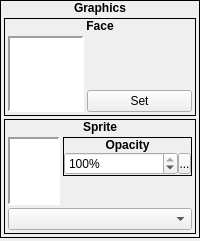
          <widget class="QWidget" name="widget_5" native="true">
           <property name="sizePolicy">
            <sizepolicy hsizetype="Expanding" vsizetype="Preferred">
             <horstretch>0</horstretch>
             <verstretch>0</verstretch>
            </sizepolicy>
           </property>
           <layout class="QVBoxLayout" name="verticalLayout_2">
            <property name="spacing">
             <number>3</number>
            </property>
            <property name="margin">
             <number>0</number>
            </property>
            <item>
             <widget class="QFrame" name="frame_53">
              <property name="sizePolicy">
               <sizepolicy hsizetype="Preferred" vsizetype="Fixed">
                <horstretch>0</horstretch>
                <verstretch>0</verstretch>
               </sizepolicy>
              </property>
              <property name="frameShape">
               <enum>QFrame::Box</enum>
              </property>
              <property name="frameShadow">
               <enum>QFrame::Plain</enum>
              </property>
              <layout class="QVBoxLayout" name="verticalLayout_119">
               <property name="spacing">
                <number>0</number>
               </property>
               <property name="margin">
                <number>0</number>
               </property>
               <item>
                <widget class="QLabel" name="label_108">
                 <property name="sizePolicy">
                  <sizepolicy hsizetype="Preferred" vsizetype="Fixed">
                   <horstretch>0</horstretch>
                   <verstretch>0</verstretch>
                  </sizepolicy>
                 </property>
                 <property name="font">
                  <font>
                   <weight>75</weight>
                   <bold>true</bold>
                  </font>
                 </property>
                 <property name="text">
                  <string>Graphics</string>
                 </property>
                 <property name="alignment">
                  <set>Qt::AlignCenter</set>
                 </property>
                </widget>
               </item>
               <item>
                <widget class="QWidget" name="widget_59" native="true">
                 <property name="sizePolicy">
                  <sizepolicy hsizetype="Preferred" vsizetype="Preferred">
                   <horstretch>0</horstretch>
                   <verstretch>0</verstretch>
                  </sizepolicy>
                 </property>
                 <layout class="QVBoxLayout" name="verticalLayout_123">
                  <property name="spacing">
                   <number>3</number>
                  </property>
                  <property name="margin">
                   <number>3</number>
                  </property>
                  <item>
                   <widget class="QFrame" name="frame_68">
                    <property name="sizePolicy">
                     <sizepolicy hsizetype="Preferred" vsizetype="Fixed">
                      <horstretch>0</horstretch>
                      <verstretch>0</verstretch>
                     </sizepolicy>
                    </property>
                    <property name="frameShape">
                     <enum>QFrame::Box</enum>
                    </property>
                    <property name="frameShadow">
                     <enum>QFrame::Plain</enum>
                    </property>
                    <layout class="QVBoxLayout" name="verticalLayout_151">
                     <property name="spacing">
                      <number>0</number>
                     </property>
                     <property name="margin">
                      <number>0</number>
                     </property>
                     <item>
                      <widget class="QLabel" name="label_109">
                       <property name="sizePolicy">
                        <sizepolicy hsizetype="Preferred" vsizetype="Fixed">
                         <horstretch>0</horstretch>
                         <verstretch>0</verstretch>
                        </sizepolicy>
                       </property>
                       <property name="font">
                        <font>
                         <weight>75</weight>
                         <bold>true</bold>
                        </font>
                       </property>
                       <property name="text">
                        <string>Face</string>
                       </property>
                       <property name="alignment">
                        <set>Qt::AlignCenter</set>
                       </property>
                      </widget>
                     </item>
                     <item>
                      <widget class="QWidget" name="widget_74" native="true">
                       <property name="sizePolicy">
                        <sizepolicy hsizetype="Preferred" vsizetype="Fixed">
                         <horstretch>0</horstretch>
                         <verstretch>0</verstretch>
                        </sizepolicy>
                       </property>
                       <layout class="QHBoxLayout" name="horizontalLayout_26">
                        <property name="spacing">
                         <number>3</number>
                        </property>
                        <property name="margin">
                         <number>3</number>
                        </property>
                        <item>
                         <widget class="ImageView" name="gvFace">
                          <property name="sizePolicy">
                           <sizepolicy hsizetype="Fixed" vsizetype="Fixed">
                            <horstretch>0</horstretch>
                            <verstretch>0</verstretch>
                           </sizepolicy>
                          </property>
                          <property name="minimumSize">
                           <size>
                            <width>76</width>
                            <height>76</height>
                           </size>
                          </property>
                          <property name="maximumSize">
                           <size>
                            <width>76</width>
                            <height>76</height>
                           </size>
                          </property>
                          <property name="frameShape">
                           <enum>QFrame::Panel</enum>
                          </property>
                          <property name="lineWidth">
                           <number>2</number>
                          </property>
                          <property name="verticalScrollBarPolicy">
                           <enum>Qt::ScrollBarAlwaysOff</enum>
                          </property>
                          <property name="horizontalScrollBarPolicy">
                           <enum>Qt::ScrollBarAlwaysOff</enum>
                          </property>
                         </widget>
                        </item>
                        <item>
                         <widget class="QWidget" name="widget_21" native="true">
                          <layout class="QVBoxLayout" name="verticalLayout_120">
                           <property name="spacing">
                            <number>0</number>
                           </property>
                           <property name="margin">
                            <number>0</number>
                           </property>
                           <item>
                            <spacer name="verticalSpacer">
                             <property name="orientation">
                              <enum>Qt::Vertical</enum>
                             </property>
                             <property name="sizeHint" stdset="0">
                              <size>
                               <width>20</width>
                               <height>40</height>
                              </size>
                             </property>
                            </spacer>
                           </item>
                           <item>
                            <widget class="QPushButton" name="bSetFace">
                             <property name="text">
                              <string>Set</string>
                             </property>
                            </widget>
                           </item>
                          </layout>
                         </widget>
                        </item>
                       </layout>
                      </widget>
                     </item>
                    </layout>
                   </widget>
                  </item>
                  <item>
                   <widget class="QFrame" name="frame_69">
                    <property name="sizePolicy">
                     <sizepolicy hsizetype="Preferred" vsizetype="Fixed">
                      <horstretch>0</horstretch>
                      <verstretch>0</verstretch>
                     </sizepolicy>
                    </property>
                    <property name="frameShape">
                     <enum>QFrame::Box</enum>
                    </property>
                    <property name="frameShadow">
                     <enum>QFrame::Plain</enum>
                    </property>
                    <layout class="QVBoxLayout" name="verticalLayout_122">
                     <property name="spacing">
                      <number>0</number>
                     </property>
                     <property name="margin">
                      <number>0</number>
                     </property>
                     <item>
                      <widget class="QLabel" name="label_110">
                       <property name="sizePolicy">
                        <sizepolicy hsizetype="Preferred" vsizetype="Fixed">
                         <horstretch>0</horstretch>
                         <verstretch>0</verstretch>
                        </sizepolicy>
                       </property>
                       <property name="font">
                        <font>
                         <weight>75</weight>
                         <bold>true</bold>
                        </font>
                       </property>
                       <property name="text">
                        <string>Sprite</string>
                       </property>
                       <property name="alignment">
                        <set>Qt::AlignCenter</set>
                       </property>
                      </widget>
                     </item>
                     <item>
                      <widget class="QWidget" name="widget_4" native="true">
                       <layout class="QVBoxLayout" name="verticalLayout">
                        <property name="spacing">
                         <number>3</number>
                        </property>
                        <property name="margin">
                         <number>3</number>
                        </property>
                        <item>
                         <widget class="QWidget" name="widget_76" native="true">
                          <property name="sizePolicy">
                           <sizepolicy hsizetype="Preferred" vsizetype="Fixed">
                            <horstretch>0</horstretch>
                            <verstretch>0</verstretch>
                           </sizepolicy>
                          </property>
                          <layout class="QHBoxLayout" name="horizontalLayout_27">
                           <property name="spacing">
                            <number>3</number>
                           </property>
                           <property name="margin">
                            <number>0</number>
                           </property>
                           <item>
                            <widget class="ImageView" name="gvSprite">
                             <property name="sizePolicy">
                              <sizepolicy hsizetype="Fixed" vsizetype="Fixed">
                               <horstretch>0</horstretch>
                               <verstretch>0</verstretch>
                              </sizepolicy>
                             </property>
                             <property name="minimumSize">
                              <size>
                               <width>52</width>
                               <height>68</height>
                              </size>
                             </property>
                             <property name="maximumSize">
                              <size>
                               <width>52</width>
                               <height>68</height>
                              </size>
                             </property>
                             <property name="frameShape">
                              <enum>QFrame::Panel</enum>
                             </property>
                             <property name="lineWidth">
                              <number>2</number>
                             </property>
                             <property name="verticalScrollBarPolicy">
                              <enum>Qt::ScrollBarAlwaysOff</enum>
                             </property>
                             <property name="horizontalScrollBarPolicy">
                              <enum>Qt::ScrollBarAlwaysOff</enum>
                             </property>
                            </widget>
                           </item>
                           <item>
                            <widget class="QWidget" name="widget_2" native="true">
                             <layout class="QVBoxLayout" name="verticalLayout_121">
                              <property name="spacing">
                               <number>0</number>
                              </property>
                              <property name="margin">
                               <number>0</number>
                              </property>
                              <item>
                               <widget class="QFrame" name="frame_43">
                                <property name="sizePolicy">
                                 <sizepolicy hsizetype="Preferred" vsizetype="Fixed">
                                  <horstretch>0</horstretch>
                                  <verstretch>0</verstretch>
                                 </sizepolicy>
                                </property>
                                <property name="frameShape">
                                 <enum>QFrame::Box</enum>
                                </property>
                                <property name="frameShadow">
                                 <enum>QFrame::Plain</enum>
                                </property>
                                <layout class="QVBoxLayout" name="verticalLayout_112">
                                 <property name="spacing">
                                  <number>0</number>
                                 </property>
                                 <property name="margin">
                                  <number>0</number>
                                 </property>
                                 <item>
                                  <widget class="QLabel" name="label_104">
                                   <property name="sizePolicy">
                                    <sizepolicy hsizetype="Preferred" vsizetype="Fixed">
                                     <horstretch>0</horstretch>
                                     <verstretch>0</verstretch>
                                    </sizepolicy>
                                   </property>
                                   <property name="font">
                                    <font>
                                     <weight>75</weight>
                                     <bold>true</bold>
                                    </font>
                                   </property>
                                   <property name="text">
                                    <string>Opacity</string>
                                   </property>
                                   <property name="alignment">
                                    <set>Qt::AlignCenter</set>
                                   </property>
                                  </widget>
                                 </item>
                                 <item>
                                  <widget class="QWidget" name="widget_57" native="true">
                                   <property name="sizePolicy">
                                    <sizepolicy hsizetype="Preferred" vsizetype="Fixed">
                                     <horstretch>0</horstretch>
                                     <verstretch>0</verstretch>
                                    </sizepolicy>
                                   </property>
                                   <layout class="QHBoxLayout" name="horizontalLayout_52">
                                    <property name="spacing">
                                     <number>0</number>
                                    </property>
                                    <property name="margin">
                                     <number>0</number>
                                    </property>
                                    <item>
                                     <widget class="QSpinBox" name="sbSpriteOpacity">
                                      <property name="suffix">
                                       <string>%</string>
                                      </property>
                                      <property name="minimum">
                                       <number>0</number>
                                      </property>
                                      <property name="maximum">
                                       <number>100</number>
                                      </property>
                                      <property name="value">
                                       <number>100</number>
                                      </property>
                                     </widget>
                                    </item>
                                    <item>
                                     <widget class="SpinBoxSideButton" name="bSpriteOpacitySideButton">
                                      <property name="minimumSize">
                                       <size>
                                        <width>13</width>
                                        <height>21</height>
                                       </size>
                                      </property>
                                      <property name="maximumSize">
                                       <size>
                                        <width>13</width>
                                        <height>21</height>
                                       </size>
                                      </property>
                                      <property name="text">
                                       <string>...</string>
                                      </property>
                                      <property name="icon">
                                       <iconset resource="gui_icons.qrc">
                                        <normaloff>:/icons/spinBoxSideButton.png</normaloff>:/icons/spinBoxSideButton.png</iconset>
                                      </property>
                                      <property name="iconSize">
                                       <size>
                                        <width>8</width>
                                        <height>16</height>
                                       </size>
                                      </property>
                                     </widget>
                                    </item>
                                   </layout>
                                  </widget>
                                 </item>
                                </layout>
                               </widget>
                              </item>
                              <item>
                               <widget class="QWidget" name="widget_3" native="true"/>
                              </item>
                             </layout>
                            </widget>
                           </item>
                          </layout>
                         </widget>
                        </item>
                        <item>
                         <widget class="QComboBox" name="cboxSprite"/>
                        </item>
                       </layout>
                      </widget>
                     </item>
                    </layout>
                   </widget>
                  </item>
                 </layout>
                </widget>
               </item>
              </layout>
             </widget>
            </item>
            <item>
             <widget class="QFrame" name="frame">
              <property name="frameShape">
               <enum>QFrame::StyledPanel</enum>
              </property>
              <property name="frameShadow">
               <enum>QFrame::Raised</enum>
              </property>
             </widget>
            </item>
           </layout>
          </widget>
